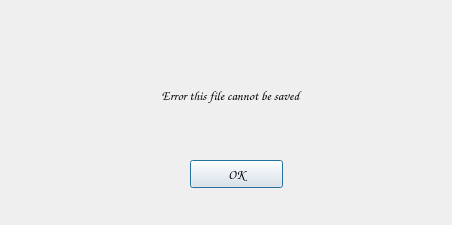
<?xml version="1.0" encoding="UTF-8"?>
<ui version="4.0">
 <class>error</class>
 <widget class="QWidget" name="error">
  <property name="geometry">
   <rect>
    <x>0</x>
    <y>0</y>
    <width>452</width>
    <height>225</height>
   </rect>
  </property>
  <property name="windowTitle">
   <string>Error</string>
  </property>
  <property name="styleSheet">
   <string notr="true"/>
  </property>
  <widget class="QLabel" name="error_text">
   <property name="geometry">
    <rect>
     <x>20</x>
     <y>60</y>
     <width>421</width>
     <height>71</height>
    </rect>
   </property>
   <property name="font">
    <font>
     <family>Comic Sans MS</family>
     <pointsize>10</pointsize>
     <weight>75</weight>
     <bold>true</bold>
    </font>
   </property>
   <property name="text">
    <string>Error this file cannot be saved</string>
   </property>
   <property name="alignment">
    <set>Qt::AlignCenter</set>
   </property>
  </widget>
  <widget class="QPushButton" name="ok_btn">
   <property name="geometry">
    <rect>
     <x>190</x>
     <y>160</y>
     <width>93</width>
     <height>28</height>
    </rect>
   </property>
   <property name="font">
    <font>
     <family>Comic Sans MS</family>
     <pointsize>10</pointsize>
     <weight>75</weight>
     <bold>true</bold>
    </font>
   </property>
   <property name="styleSheet">
    <string notr="true"/>
   </property>
   <property name="text">
    <string>OK</string>
   </property>
   <property name="default">
    <bool>true</bool>
   </property>
  </widget>
  <widget class="QLabel" name="label_2">
   <property name="geometry">
    <rect>
     <x>20</x>
     <y>10</y>
     <width>41</width>
     <height>41</height>
    </rect>
   </property>
   <property name="styleSheet">
    <string notr="true"/>
   </property>
   <property name="text">
    <string/>
   </property>
   <property name="pixmap">
    <pixmap>../../../../Desktop/err.jpg</pixmap>
   </property>
   <property name="scaledContents">
    <bool>true</bool>
   </property>
  </widget>
 </widget>
 <resources/>
 <connections/>
</ui>
